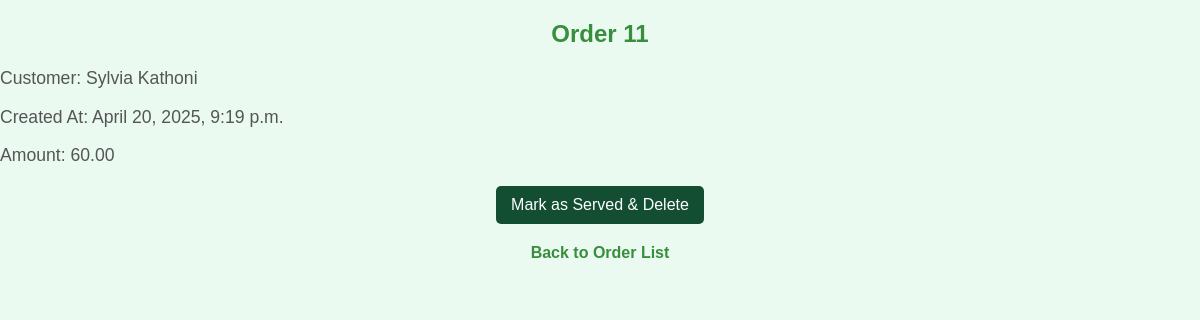
Page /order/11/ (signed in) on the committed database.
### portal/menu/models.py (models this page shows, shortened)
class Order(models.Model):
    user = models.ForeignKey(User, on_delete=models.CASCADE, null=True, blank=True)
    customer_name = models.CharField(max_length=100)
    created_at = models.DateTimeField(auto_now_add=True)
    def total_amount(self):
        return sum(item.item_price * item.quantity for item in self.items.all())

class OrderItem(models.Model):
    order = models.ForeignKey(Order, related_name='items', on_delete=models.CASCADE)
    item_name = models.CharField(max_length=100)
    item_price = models.DecimalField(max_digits=8, decimal_places=2)
    quantity = models.PositiveIntegerField()

### portal/menu/views.py (the view)
# urls.py: path('order/<int:order_id>/', views.order_detail, name='order_detail'),
@login_required
def order_detail(request, order_id):
    order = get_object_or_404(Order, id=order_id)
    if request.user.is_staff or request.user.groups.filter(name='Workers').exists():
        return render(request, 'orders/detail.html', {'order': order})
    else:
        messages.error(request, "You don't have permission to view this order.")
        return redirect('order_list')

### portal/menu/templates/orders/detail.html (shortened to what this page needs)
{% block content %}
  <h2>Order {{ order.id }}</h2>
  <p>Customer: {{ order.customer_name }}</p>
  <p>Created At: {{ order.created_at }}</p>
  <p>Amount: {{ order.total_amount }}</p>
  <form action="{% url 'delete_order' order.id %}" method="post">
    <button type="submit" class="btn">Mark as Served & Delete</button>
  </form>
  <a href="{% url 'order_list' %}">Back to Order List</a>
{% endblock %}

### portal/menu/templates/orders/detail.html (style rules this page uses)
h2 { color: #388e3c; text-align: center; margin-top: 20px; }
p { font-size: 1.1em; color: #555; }
.btn { background-color: #134e32; color: white; padding: 10px 15px; border: none; border-radius: 5px; font-size: 1em; cursor: pointer; transition: background-color 0.3s; }
a { display: block; text-align: center; margin-top: 20px; color: #388e3c; text-decoration: none; font-weight: bold; }
form { display: flex; justify-content: center; margin-top: 20px; }

### rows in the picture
Order: id "11", customer_name "Sylvia Kathoni", created_at "April 20, 2025, 9:19 p.m.", total_amount "60.00"
